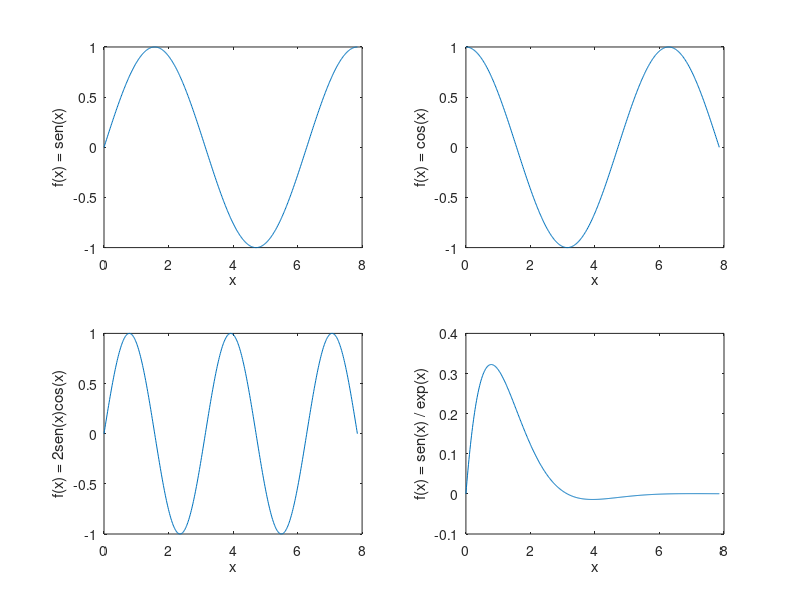

MATLAB code for this plot:
## Codigos Referente a Semana 01 - Introducao ao Octave/MATLAB

## Determinando o dominio

dom = 5*pi/2;
x = linspace(0,dom,500); ##500 pontos

## Determinando as funcoes

f1 = sin(x);
f2 = cos(x);
f3 = 2.*cos(x).*sin(x);
f4 = sin(x)./exp(x);

## Grafico da funcao f(x) = sen(x)

subplot(2,2,1);
plot(x,f1);
xlabel("x");
ylabel("f(x) = sen(x)");

## Grafico da funcao f(x) = cos(x)

subplot(2,2,2);
plot(x,f2);
xlabel("x");
ylabel("f(x) = cos(x)");

## Grafico da funcao f(x) = 2sen(x)cos(x)

subplot(2,2,3);
plot(x,f3);
xlabel("x");
ylabel("f(x) = 2sen(x)cos(x)");

## Grafico da funcao f(x) = sen(x) / exp(x)

subplot(2,2,4);
plot(x,f4);
xlabel("x");
ylabel("f(x) = sen(x) / exp(x)");
